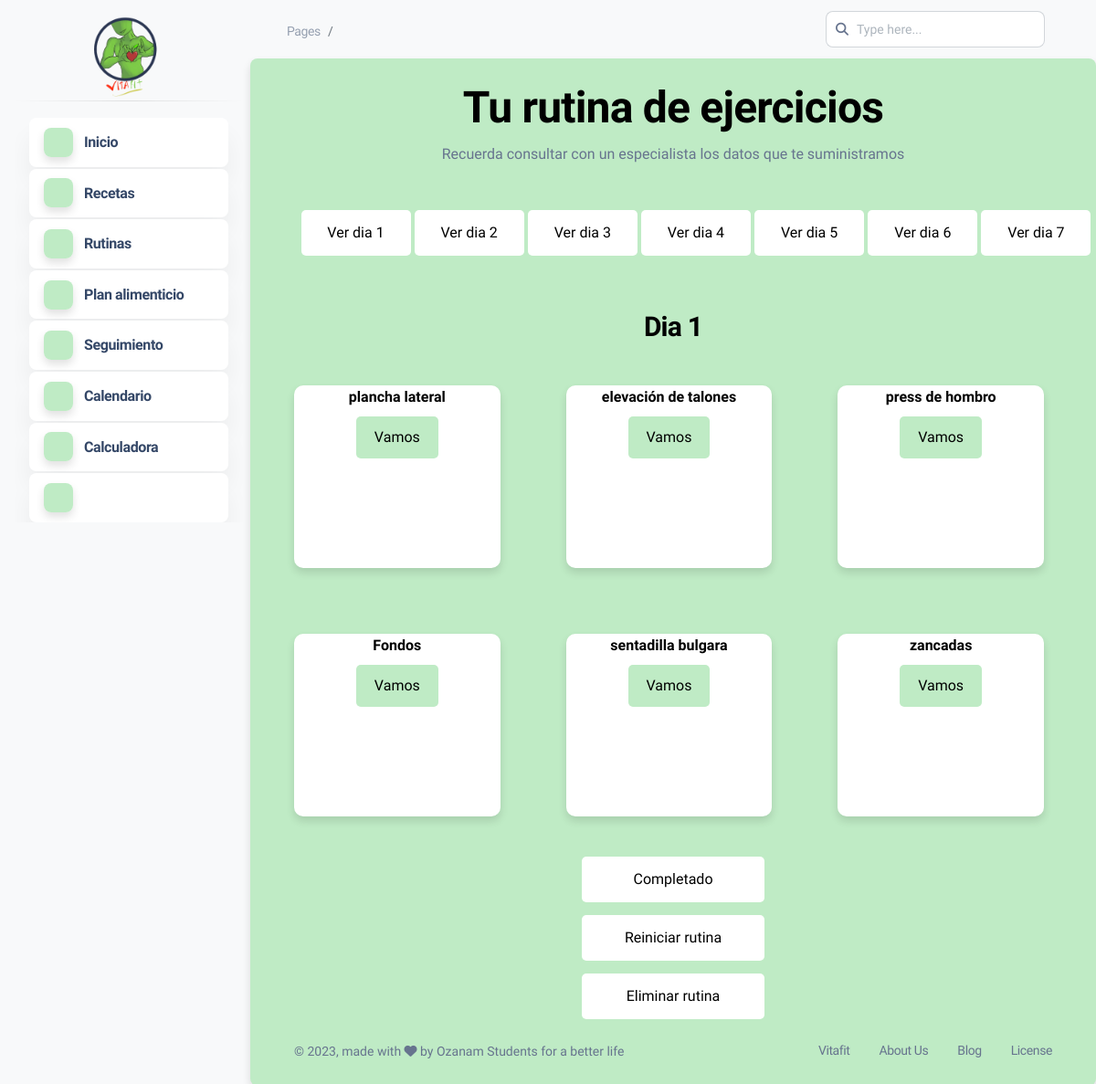
/dashboard.php?mod=rutina_pro, run on the app's committed database.
### tables this page shows
CREATE TABLE `ejercicio` (
  `id_ejercicio` int(3) NOT NULL,
  `nombre` varchar(50) NOT NULL,
  `descripcion` varchar(1000) NOT NULL,
  `video` blob NOT NULL
);

### modulos/rutinas/rutina_pro.php (the view, shortened to what this page needs)
<center>
<h1>Tu rutina de ejercicios</h1>
<p>Recuerda consultar con un especialista los datos que te suministramos </p>
<div class="row">
  <form action="dashboard.php?mod=rutina_pro" method="POST" class="col-md-1 form_dias">
    <button type="submit" class="btn_dias" name="btn_dias">Ver dia 1</button>
  </form>
  <form action="dashboard.php?mod=rutina_pro" method="POST" class="col-md-1 form_dias">
    <button type="submit" class="btn_dias" name="btn_dias">Ver dia 2</button>
  </form>
  <form action="dashboard.php?mod=rutina_pro" method="POST" class="col-md-1 form_dias">
    <button type="submit" class="btn_dias" name="btn_dias">Ver dia 3</button>
  </form>
  <form action="dashboard.php?mod=rutina_pro" method="POST" class="col-md-1 form_dias">
    <button type="submit" class="btn_dias" name="btn_dias">Ver dia 4</button>
  </form>
  <form action="dashboard.php?mod=rutina_pro" method="POST" class="col-md-1 form_dias">
    <button type="submit" class="btn_dias" name="btn_dias">Ver dia 5</button>
  </form>
  <form action="dashboard.php?mod=rutina_pro" method="POST" class="col-md-1 form_dias">
    <button type="submit" class="btn_dias" name="btn_dias">Ver dia 6</button>
  </form>
  <form action="dashboard.php?mod=rutina_pro" method="POST" class="col-md-1 form_dias">
    <button type="submit" class="btn_dias" name="btn_dias">Ver dia 7</button>
  </form>
</div>
<br>
<?php
      if(isset($_POST["btn_dias"])){
        $dia=$_POST['dia'];
        $documento=$_SESSION['documento'];
        $consulta = mysqli_query($conexion,"SELECT * FROM rutina WHERE numero_identificacion LIKE '%$documento%';") or die ($conexion."Error en la consulta");
        if($fila=mysqli_fetch_array($consulta)){
          $numero_rutina=$fila['id_rutina'];
          $consulta_lista = mysqli_query($conexion,"SELECT * FROM lista_rutina WHERE id_rutina = '$numero_rutina' AND dia_cumplimiento = '$dia';") or die ($conexion."Error en la consulta");
          $cantidad = mysqli_num_rows($consulta_lista);
          if($cantidad > 0){
            ?>
            <h3><?php echo "Dia ",$dia;?></h3>
            <div class="row">
            <?php
            while($fila=mysqli_fetch_array($consulta_lista)){
                $ejercicio=$fila['id_ejercicio'];
                $cumplida=$fila['completada'];
                $consulta=mysqli_query($conexion,"SELECT * FROM ejercicio WHERE id_ejercicio = '$ejercicio';") or die ($conexion."Error en la consulta");
                while($fila=mysqli_fetch_array($consulta)){
                    ?>
                    <br>
                    <br><br>
                    <div class="receta col-md-3 col-lg-3 col-sm-3 col-xs-3 shadow-md">
                    <div class="nombre_receta">
                      <h6><?php echo $fila['nombre'];?></h6>
                    </div>
                    <?php
                      if($cumplida==2){
                        ?>
                      <div>
                      <p>Realizada</p>
                      </div>
                        <?php
                      }else{
                        ?>
                        <form method="post"action="dashboard.php?mod=info_ejercicio">
                        <input type="text" class="form-control" name="id_ejercicio" value="<?php echo $fila['id_ejercicio'];?>" hidden>
                        <button type="submit" class="btn_consulta" name="btn_ejercicio">Vamos</button>
                        </form>
                        <?php
                      }
                      ?>
                  </div>
                  <?php
                }
              }
              ?>
              </div>
              <form action="dashboard.php?mod=rutina_pro" method="POST">
                <input type="text" name="dia" value="<?php echo $dia; ?>" hidden>
                <input type="text" name="id_rutina" value="<?php echo $numero_rutina; ?>" hidden>
                <button type="submit" name="btn_completado" class="btn_cambios">Completado</button>
              </form>
              <form action="dashboard.php?mod=rutina_pro" method="POST">
                <input type="text" name="id_rutina" value="<?php echo $numero_rutina; ?>" hidden>
                <button type="submit" name="btn_reiniciar" class="btn_cambios">Reiniciar rutina</button>
              </form>
              <form action="dashboard.php?mod=rutina_pro" method="POST">
                <input type="text" name="id_rutina" value="<?php echo $numero_rutina; ?>" hidden>
                <button type="submit" name="btn_eliminar" class="btn_eliminar">Eliminar rutina</button>
              </form>
              <?php
            }
          }
        }else{
          $documento=$_SESSION['documento'];
        $consulta = mysqli_query($conexion,"SELECT * FROM rutina WHERE numero_identificacion LIKE '%$documento%';") or die ($conexion."Error en la consulta");
        if($fila=mysqli_fetch_array($consulta)){
          $numero_rutina=$fila['id_rutina'];
          $consulta_lista = mysqli_query($conexion,"SELECT * FROM lista_rutina WHERE id_rutina = '$numero_rutina' AND dia_cumplimiento = '1';") or die ($conexion."Error en la consulta");
          $cantidad = mysqli_num_rows($consulta_lista);
          if($cantidad > 0){
            ?>
            <h3><?php echo "Dia 1";?></h3>
            <div class="row">
            <?php
            while($fila=mysqli_fetch_array($consulta_lista)){
                $ejercicio=$fila['id_ejercicio'];
                $cumplida=$fila['completada'];
                $consulta=mysqli_query($conexion,"SELECT * FROM ejercicio WHERE id_ejercicio = '$ejercicio';") or die ($conexion."Error en la consulta");
                while($fila=mysqli_fetch_array($consulta)){
                  ?>
                  <br>
                  <br><br>
                  <div class="receta col-md-3 col-lg-3 col-sm-3 col-xs-3 shadow-md">
                  <div class="nombre_receta">
                    <h6><?php echo $fila['nombre'];?></h6>
                  </div>
                  <?php
                    if($cumplida==2){
                      ?>
                    <div>
                    <p>Realizada</p>
                    </div>
                      <?php
                    }else{
                      ?>
                      <form method="post"action="dashboard.php?mod=info_ejercicio">
                      <button type="submit" class="btn_consulta" name="btn_ejercicio">Vamos</button>
                      </form>
                      <?php
                    }
                    ?>
                  </div>
                  <?php
                }
              }
              ?>
              </div>
              <form action="dashboard.php?mod=rutina_pro" method="POST">
                <button type="submit" name="btn_completado" class="btn_cambios">Completado</button>
              </form>
              <form action="dashboard.php?mod=rutina_pro" method="POST">
                <button type="submit" name="btn_reiniciar" class="btn_cambios">Reiniciar rutina</button>
              </form>
              <form action="dashboard.php?mod=rutina_pro" method="POST">
                <button type="submit" name="btn_eliminar" class="btn_eliminar">Eliminar rutina</button>
              </form>
              <?php
            }
          }
        }
?>
</center>

### modulos/rutinas/rutina_pro.php (style rules this page uses)
.receta { background-color:#fff; height: 200px; margin: 4%; border-radius: 10px; }
.btn_consulta { background-color:#BFEBC5; padding:10px 20px; color: black; border: none; border-radius: 5px; font-size: 16px; cursor: pointer; transition: transform 0.3s ease; }
.btn_dias { background-color:#fff; width: 120px; height: 50px; color: black; border: none; border-radius: 5px; font-size: 16px; cursor: pointer; margin:7px; transition: transform 0.3s ease; }
.btn_cambios { background-color:#fff; width: 200px; height: 50px; color: black; border: none; border-radius: 5px; font-size: 16px; cursor: pointer; margin:7px; transition: transform 0.3s ease; }
.btn_eliminar { background-color:white; width: 200px; height: 50px; color: black; border: none; border-radius: 5px; font-size: 16px; cursor: pointer; margin:7px; transition: transform 0.3s ease; }
.form_dias { margin: 24.5px; }

### data on the page
ejercicio: nombre "plancha lateral"
ejercicio: nombre "elevación de talones"
ejercicio: nombre "press de hombro"
ejercicio: nombre "Fondos"
ejercicio: nombre "sentadilla bulgara"
ejercicio: nombre "zancadas"
